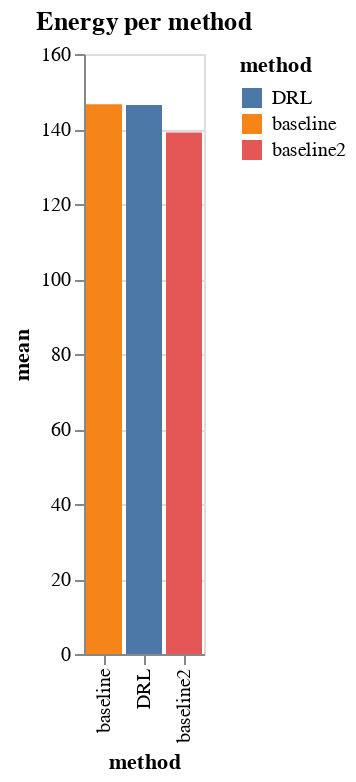

Notebook code cell kept with this figure:
### Code cell
# make a bar chart of the mean duration with std
alt.Chart(energy_df.groupby('method').describe()['energy'].reset_index()).mark_bar().encode(
    x=alt.X('method', sort='-y'),
    y=alt.Y('mean', sort='-x'),
    color='method',
    tooltip=['method', 'mean', 'std']
).properties(
    title='Energy per method',

)

### Figure 1 — Vega-Lite specification as saved in the notebook (floating-point values rounded to 4 significant figures)
{"config": {"view": {"continuousWidth": 300, "continuousHeight": 300}}, "data": {"name": "data-ad13c2ea9ccd16c133d36eadfe1ca767"}, "mark": {"type": "bar"}, "encoding": {"color": {"field": "method", "type": "nominal"}, "tooltip": [{"field": "method", "type": "nominal"}, {"field": "mean", "type": "quantitative"}, {"field": "std", "type": "quantitative"}], "x": {"field": "method", "sort": "-y", "type": "nominal"}, "y": {"field": "mean", "sort": "-x", "type": "quantitative"}}, "title": "Energy per method", "$schema": "https://vega.github.io/schema/vega-lite/v5.8.0.json", "datasets": {"data-ad13c2ea9ccd16c133d36eadfe1ca767": [{"method": "DRL", "count": 9.0, "mean": 146.4, "std": 7.202, "min": 139.2, "25%": 140.6, "50%": 143.3, "75%": 149.5, "max": 160.3}, {"method": "baseline", "count": 9.0, "mean": 146.6, "std": 11.57, "min": 127.5, "25%": 138.3, "50%": 150.0, "75%": 151.7, "max": 165.5}, {"method": "baseline2", "count": 9.0, "mean": 139.0, "std": 4.564, "min": 130.5, "25%": 138.2, "50%": 140.0, "75%": 141.4, "max": 146.3}]}}
